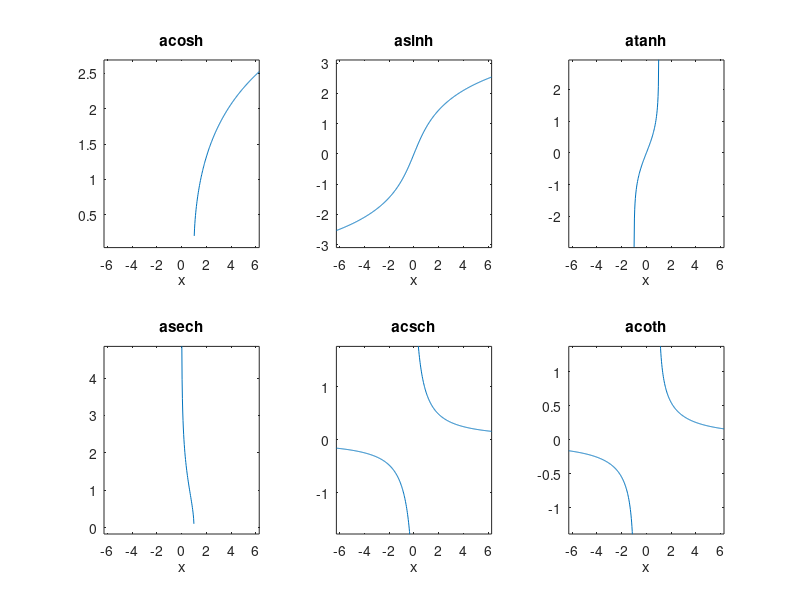

This figure's MATLAB source:
subplot(2,3,1);ezplot('acosh');
subplot(2,3,2);ezplot('asinh');
subplot(2,3,3);ezplot('atanh');
subplot(2,3,4);ezplot('asech');
subplot(2,3,5);ezplot('acsch');
subplot(2,3,6);ezplot('acoth');
